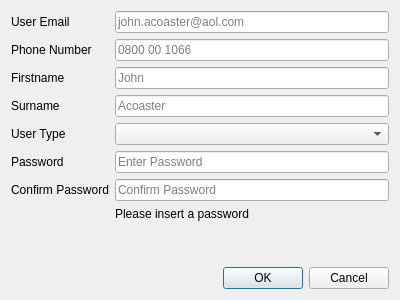
<?xml version="1.0" encoding="UTF-8"?>
<ui version="4.0">
 <class>AddUserDialogue</class>
 <widget class="QDialog" name="AddUserDialogue">
  <property name="geometry">
   <rect>
    <x>0</x>
    <y>0</y>
    <width>400</width>
    <height>300</height>
   </rect>
  </property>
  <property name="windowTitle">
   <string>Dialog</string>
  </property>
  <layout class="QFormLayout" name="formLayout">
   <item row="9" column="1">
    <widget class="QDialogButtonBox" name="buttonBox">
     <property name="orientation">
      <enum>Qt::Horizontal</enum>
     </property>
     <property name="standardButtons">
      <set>QDialogButtonBox::Cancel|QDialogButtonBox::Ok</set>
     </property>
    </widget>
   </item>
   <item row="0" column="1">
    <widget class="QLineEdit" name="userEmailEdit">
     <property name="placeholderText">
      <string>john.acoaster@aol.com</string>
     </property>
    </widget>
   </item>
   <item row="0" column="0">
    <widget class="QLabel" name="userEmailLabel">
     <property name="text">
      <string>User Email</string>
     </property>
    </widget>
   </item>
   <item row="9" column="0">
    <spacer name="horizontalSpacer">
     <property name="orientation">
      <enum>Qt::Horizontal</enum>
     </property>
     <property name="sizeHint" stdset="0">
      <size>
       <width>40</width>
       <height>20</height>
      </size>
     </property>
    </spacer>
   </item>
   <item row="1" column="1">
    <widget class="QLineEdit" name="userPhoneNoEdit">
     <property name="placeholderText">
      <string>0800 00 1066</string>
     </property>
    </widget>
   </item>
   <item row="1" column="0">
    <widget class="QLabel" name="userPhoneNoLabel">
     <property name="text">
      <string>Phone Number</string>
     </property>
    </widget>
   </item>
   <item row="2" column="0">
    <widget class="QLabel" name="userFnameLabel">
     <property name="text">
      <string>Firstname</string>
     </property>
    </widget>
   </item>
   <item row="8" column="1">
    <spacer name="verticalSpacer">
     <property name="orientation">
      <enum>Qt::Vertical</enum>
     </property>
     <property name="sizeHint" stdset="0">
      <size>
       <width>20</width>
       <height>40</height>
      </size>
     </property>
    </spacer>
   </item>
   <item row="2" column="1">
    <widget class="QLineEdit" name="userFnameEdit">
     <property name="placeholderText">
      <string>John</string>
     </property>
    </widget>
   </item>
   <item row="3" column="1">
    <widget class="QLineEdit" name="userSnameEdit">
     <property name="placeholderText">
      <string>Acoaster</string>
     </property>
    </widget>
   </item>
   <item row="3" column="0">
    <widget class="QLabel" name="userSnameLabel">
     <property name="text">
      <string>Surname</string>
     </property>
    </widget>
   </item>
   <item row="5" column="1">
    <widget class="QLineEdit" name="userPasswordEdit">
     <property name="echoMode">
      <enum>QLineEdit::Password</enum>
     </property>
     <property name="placeholderText">
      <string>Enter Password</string>
     </property>
    </widget>
   </item>
   <item row="5" column="0">
    <widget class="QLabel" name="userPasswordLabel">
     <property name="text">
      <string>Password</string>
     </property>
    </widget>
   </item>
   <item row="6" column="1">
    <widget class="QLineEdit" name="userConfirmPasswordEdit">
     <property name="echoMode">
      <enum>QLineEdit::Password</enum>
     </property>
     <property name="placeholderText">
      <string>Confirm Password</string>
     </property>
    </widget>
   </item>
   <item row="6" column="0">
    <widget class="QLabel" name="userConfirmPasswordLabel">
     <property name="text">
      <string>Confirm Password</string>
     </property>
    </widget>
   </item>
   <item row="4" column="1">
    <widget class="QComboBox" name="useType"/>
   </item>
   <item row="4" column="0">
    <widget class="QLabel" name="userTypeLabel">
     <property name="text">
      <string>User Type</string>
     </property>
    </widget>
   </item>
   <item row="7" column="1">
    <widget class="QLabel" name="userPasswordStatus">
     <property name="text">
      <string>Please insert a password</string>
     </property>
    </widget>
   </item>
  </layout>
 </widget>
 <resources/>
 <connections>
  <connection>
   <sender>buttonBox</sender>
   <signal>accepted()</signal>
   <receiver>AddUserDialogue</receiver>
   <slot>accept()</slot>
   <hints>
    <hint type="sourcelabel">
     <x>248</x>
     <y>254</y>
    </hint>
    <hint type="destinationlabel">
     <x>157</x>
     <y>274</y>
    </hint>
   </hints>
  </connection>
  <connection>
   <sender>buttonBox</sender>
   <signal>rejected()</signal>
   <receiver>AddUserDialogue</receiver>
   <slot>reject()</slot>
   <hints>
    <hint type="sourcelabel">
     <x>316</x>
     <y>260</y>
    </hint>
    <hint type="destinationlabel">
     <x>286</x>
     <y>274</y>
    </hint>
   </hints>
  </connection>
 </connections>
</ui>
